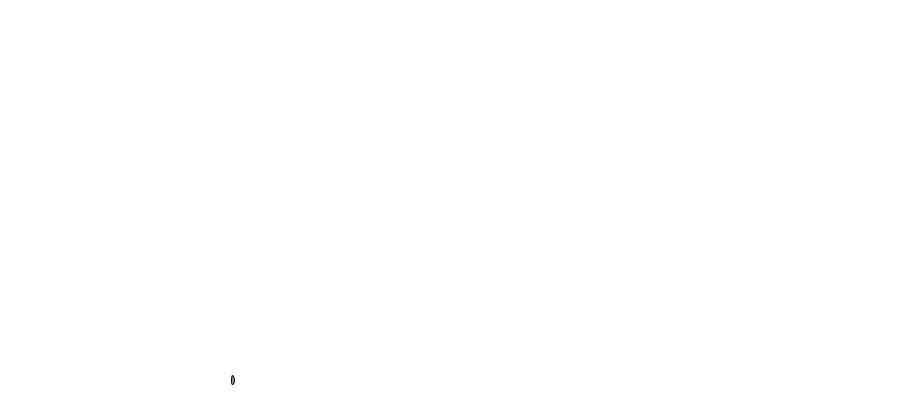
Frame 1 (no input)
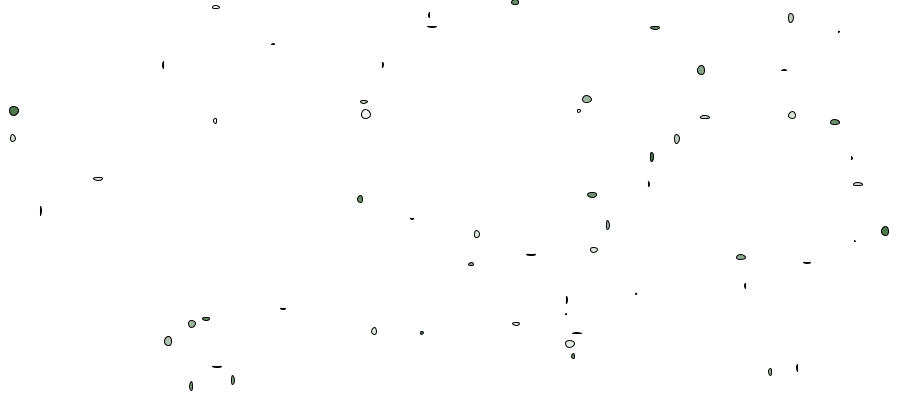
Frame 60 (the mouse pressed at the canvas centre just before this capture)
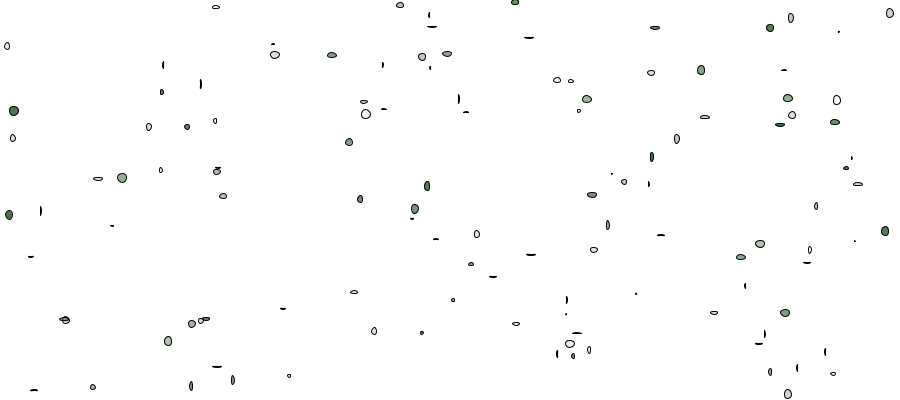
Frame 120 (the mouse held since frame 60 and released just before this capture)

The Processing sketch that drew these frames (run headless with seeded random() and noise(); from frame 60 on, the mouse is pressed at the canvas centre):

// Processing sketch: processing_45451
// ── processing_45451.pde

void setup(){
  size(900, 400);
  background(255);
  smooth();
  frameRate(80);
  colorMode(HSB, 1.0, 1.0, 1.0);
}

/* variables for the draw() */
int x; 
int y; 
color myColor;
/*                          */

void draw(){
  myColor = color(noise(360), noise(100), noise(100));
  stroke(0);                          // black ring around
  fill(myColor, int(random(255)));    // random color inside!

  x = int(random(width));

  y = int(random(height));
  ellipse(x,y , random(10), random(10));
}
